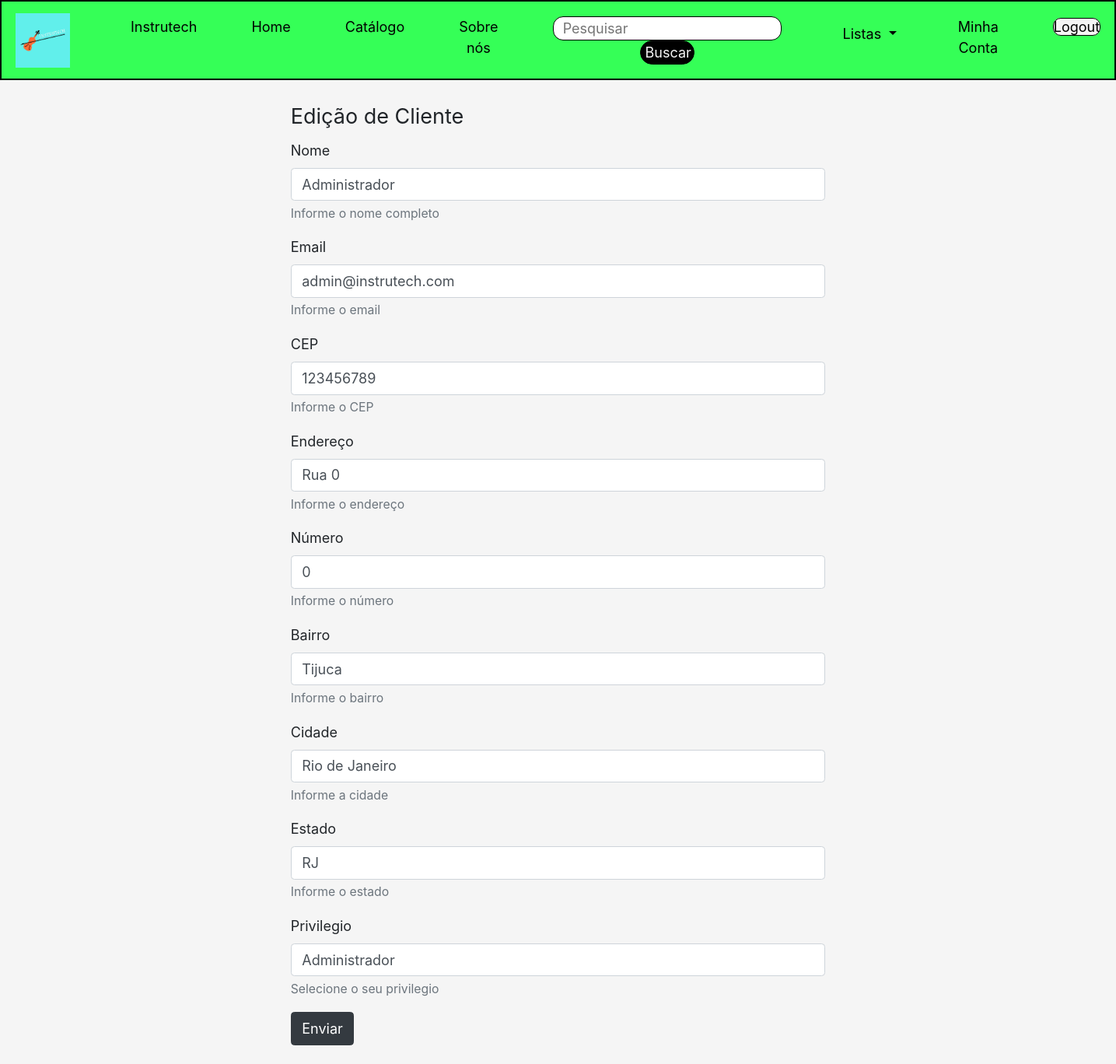
Page /formulario-edita-cliente.php?id=1 (signed in) on the committed database.
### tables this page shows
CREATE TABLE IF NOT EXISTS `cliente` (
  `idcliente` int(11) AUTO_INCREMENT NOT NULL,
  `nome` varchar(70) NOT NULL,
  `cep` varchar(9) NOT NULL,
  `endereco` varchar(40) NOT NULL,
  `num` varchar(25) NOT NULL,
  `bairro` varchar(25) NOT NULL,
  `cidade` varchar(20) NOT NULL,
  `estado` enum('AC', 'AL', 'AP', 'AM', 'BA', 'CE', 'DF', 'ES', 'GO', 'MA', 'MT', 'MS', 'MG', 'PA', 'PB', 'PR', 'PE', 'PI', 'RJ', 'RN', 'RS', 'RO', 'RR', 'SC', 'SP', 'SE', 'TO') NOT NULL,
  `email` varchar(40) NOT NULL,
  `senha` varchar(255) NOT NULL,
  `privilegio` enum('compra', 'venda', 'admin') NOT NULL,
  created_at TIMESTAMP NOT NULL DEFAULT CURRENT_TIMESTAMP,
  PRIMARY KEY (`idcliente`)
);

### repository/ClienteRepository.php (called while the page is built, shortened)
<?php
function fnLocalizaClientePorId($id)
{
    $con = getConnection();
    $sql = "select * from cliente where idcliente = :pID";
    $stmt = $con->prepare($sql);
    $stmt->bindParam(":pID", $id);
    if ($stmt->execute()) {
        return $stmt->fetch(PDO::FETCH_OBJ);
    }
    return null;
}

### formulario-edita-cliente.php (the view, shortened to what this page needs)
<?php
require_once('repository/ClienteRepository.php');
$idcliente = filter_input(INPUT_GET, 'id', FILTER_SANITIZE_NUMBER_INT);
$cliente = fnLocalizaClientePorId($idcliente);
?>
<!doctype html>
<html lang="pt_BR">
<head>
    <link href="css/style.css" rel="stylesheet">
    <link href="https://cdn.jsdelivr.net/npm/bootstrap@5.0.2/dist/css/bootstrap.min.css" rel="stylesheet">
</head>
<body>
    <?php include('navbar.php'); ?>
    <main>
        <section>
            <div class="col-6 offset-3">
                <fieldset>
                    <legend>Edição de Cliente</legend>
                    <form action="editaCliente.php" method="post" class="form" enctype="multipart/form-data">
                        <div class="mb-3 form-group">
                            <label for="nomeId" class="form-label">Nome</label>
                            <input type="text" name="nome" id="nomeId" class="form-control"
                                placeholder="Informe o nome completo" value="<?= $cliente->nome ?>">
                            <div id="helperNome" class="form-text">Informe o nome completo</div>
                        </div>
                        <div class="mb-3 form-group">
                            <label for="emailId" class="form-label">Email</label>
                            <input type="email" name="email" id="emailId" class="form-control"
                                placeholder="Informe o email" value="<?= $cliente->email ?>">
                            <div id="helperEmail" class="form-text">Informe o email</div>
                        </div>
                        <div class="mb-3 form-group">
                            <label for="cepId" class="form-label">CEP</label>
                            <input type="text" name="cep" id="cepId" class="form-control" placeholder="Informe o CEP"
                                value="<?= $cliente->cep ?>">
                            <div id="helperCep" class="form-text">Informe o CEP</div>
                        </div>
                        <div class="mb-3 form-group">
                            <label for="enderecoId" class="form-label">Endereço</label>
                            <input type="text" name="endereco" id="enderecoId" class="form-control"
                                placeholder="Informe o endereço" value="<?= $cliente->endereco ?>">
                            <div id="helperEndereco" class="form-text">Informe o endereço</div>
                        </div>
                        <div class="mb-3 form-group">
                            <label for="numId" class="form-label">Número</label>
                            <input type="text" name="num" id="numId" class="form-control" placeholder="Informe o número"
                                value="<?= $cliente->num ?>">
                            <div id="helperNum" class="form-text">Informe o número</div>
                        </div>
                        <div class="mb-3 form-group">
                            <label for="bairroId" class="form-label">Bairro</label>
                            <input type="text" name="bairro" id="bairroId" class="form-control"
                                placeholder="Informe o bairro" value="<?= $cliente->bairro ?>">
                            <div id="helperBairro" class="form-text">Informe o bairro</div>
                        </div>
                        <div class="mb-3 form-group">
                            <label for="cidadeId" class="form-label">Cidade</label>
                            <input type="text" name="cidade" id="cidadeId" class="form-control"
                                placeholder="Informe a cidade" value="<?= $cliente->cidade ?>">
                            <div id="helperCidade" class="form-text">Informe a cidade</div>
                        </div>
                        <div class="mb-3 form-group">
                            <label for="estadoId" class="form-label">Estado</label>
                            <select name="estado" id="estadoId" class="form-control">
                                <option value="PA" <?= $cliente->estado === 'PA' ? 'selected' : '' ?>>PA/option>
                                <option value="RJ" <?= $cliente->estado === 'RJ' ? 'selected' : '' ?>>RJ
                                </option>
                            </select>
                            <div id="helperEstado" class="form-text">Informe o estado</div>
                        </div>
                        <div class="mb-3 form-group">
                            <label for="privilegioId" class="form-label">Privilegio</label>
                            <select name="privilegio" id="privilegioId" class="form-control">
                                <option value="admin" <?= $cliente->idcliente == 1 ? 'selected' : '' ?>
                                    <?= $cliente->idcliente == 1 ? 'disabled' : 'hidden' ?>>Administrador</option>
                            </select>
                            <div id="helperPrivilegio" class="form-text">Selecione o seu privilegio</div>
                        </div>
                        <button type="submit" class="btn btn-dark">Enviar</button>
                    </form>
                </fieldset>
            </div>
        </section>
    </main>
</body>
</html>

### css/style.css (style rules this page uses)
html, body { height: 100%; margin: 0 auto; padding: 0; font-size: 18px; font-family: 'DM Sans', sans-serif; }
body { background: url(../images/fundof5f5f5.png); display: flex; flex-direction: column; width: 100%; }
section { flex: 1 0 auto; margin-bottom: 20px; }

### rows in the picture
cliente: nome "Administrador", email "admin@instrutech.com", cep "123456789", endereco "Rua 0", num "0", bairro "Tijuca", cidade "Rio de Janeiro", estado "RJ", privilegio "Administrador"
